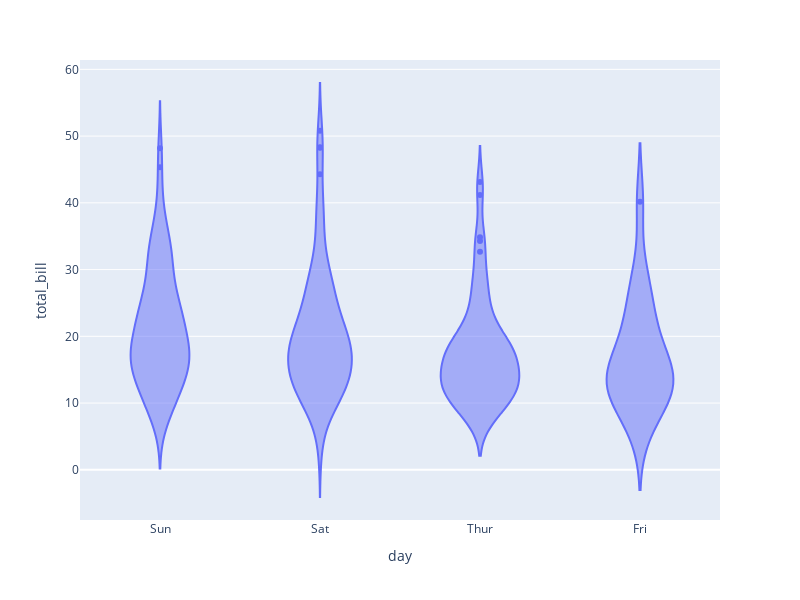

Notebook source saved alongside this figure:
### Code cell
import plotly.express as px 

# using the tips dataset
df = px.data.tips() 

# plotting the violin chart
fig = px.violin(df, x="day", y="total_bill")
fig.update_layout(
    width=800,  # width in pixels
    height=600  # height in pixels
)
# showing the plot
fig.show()

### Figure 1 — Plotly figure (JSON) as saved in the notebook; plotly's stock layout.template omitted (floating-point values rounded to 4 significant figures; data arrays with more than 128 entries replaced by an {"elided": "..."} marker saying what was removed)
{"data": [{"alignmentgroup": "True", "box": {"visible": false}, "hovertemplate": "day=%{x}<br>total_bill=%{y}<extra></extra>", "legendgroup": "", "marker": {"color": "#636efa"}, "name": "", "offsetgroup": "", "orientation": "v", "scalegroup": "True", "showlegend": false, "type": "violin", "x": {"elided": "244 str values"}, "x0": " ", "xaxis": "x", "y": {"elided": "244 float values"}, "y0": " ", "yaxis": "y"}], "layout": {"height": 600, "legend": {"tracegroupgap": 0}, "margin": {"t": 60}, "violinmode": "group", "width": 800, "xaxis": {"anchor": "y", "autorange": true, "domain": [0, 1], "range": [-0.5, 3.5], "title": {"text": "day"}, "type": "category"}, "yaxis": {"anchor": "x", "autorange": true, "domain": [0, 1], "range": [-7.521, 61.4], "title": {"text": "total_bill"}, "type": "linear"}}}
